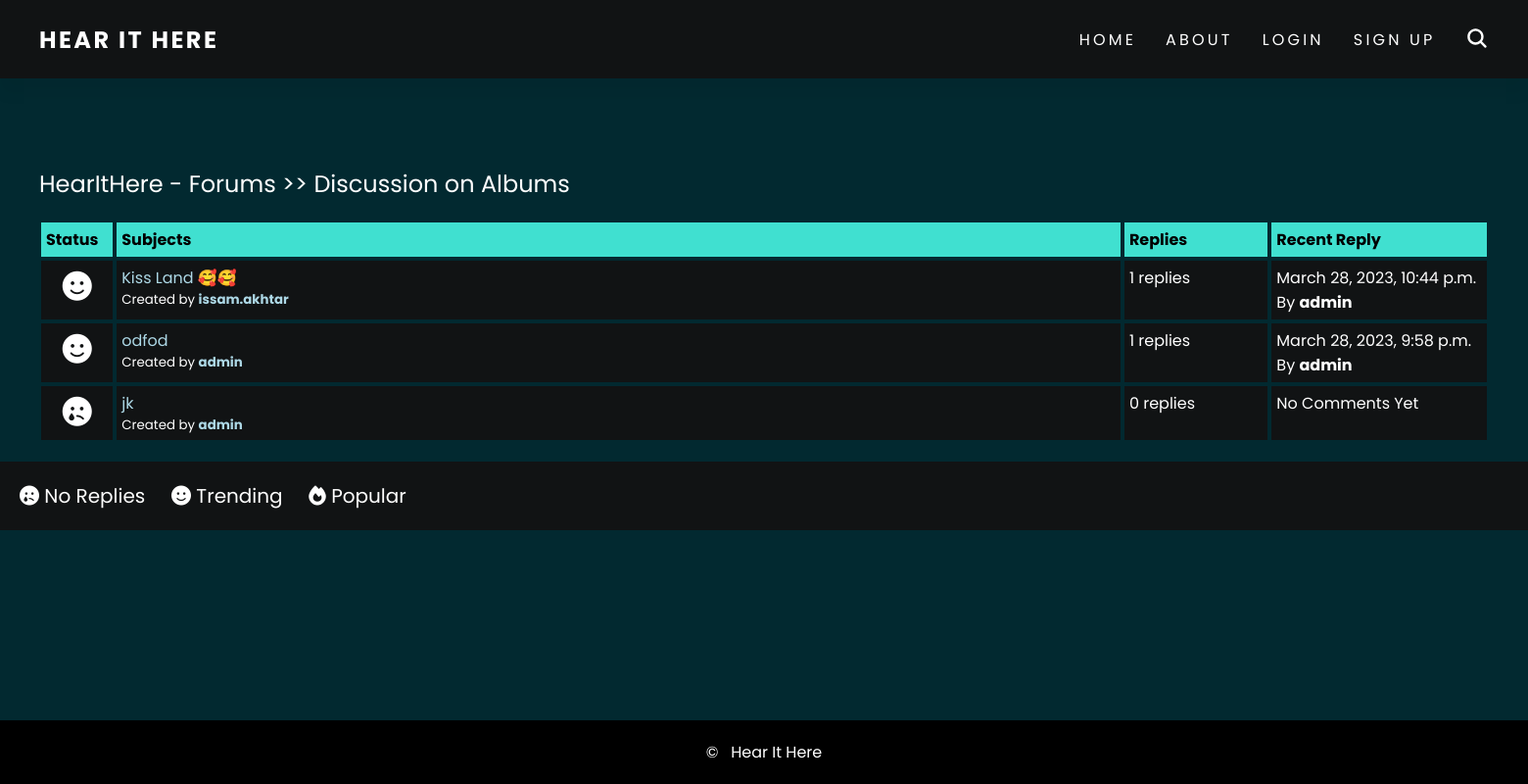
The app's page /forum/3/ with its own data.
### forum/models.py (models this page shows, shortened)
class Category(models.Model):
    title = models.CharField(max_length=50, unique=True, null=False)
    content = models.CharField(max_length=500, null=True)

class Post(models.Model):
    title = models.CharField(max_length=100, unique=True, null=False)
    description = models.TextField(null=False)
    time = models.DateTimeField(auto_now_add=True)
    user = models.ForeignKey(CustomUser, on_delete=models.CASCADE)
    category = models.ForeignKey(Category, on_delete=models.CASCADE)

class Comment(models.Model):
    description = models.TextField(null=False, verbose_name="Reply:")
    time = models.DateTimeField(auto_now_add=True)
    user = models.ForeignKey(CustomUser, on_delete=models.CASCADE)
    post = models.ForeignKey(Post, on_delete=models.CASCADE)

### account/models.py (models this page shows, shortened)
class CustomUser(AbstractBaseUser, PermissionsMixin):
    email = models.EmailField(max_length=255, null=False, unique=True)
    username = models.CharField(max_length=50, null=False, unique=True)
    date_joined = models.DateTimeField(auto_now_add=True)
    is_staff = models.BooleanField(default=False)
    is_active = models.BooleanField(default=False)
    is_mod = models.BooleanField(default=False)
    USERNAME_FIELD = 'username'
    REQUIRED_FIELDS = ['email']
    objects = CustomUserManager()

### forum/views.py (the view)
# urls.py: path('<int:category_id>/', views.browse_posts, name='posts'),
def browse_posts(request, category_id):
    category = get_object_or_404(Category, id=category_id)
    posts = Post.objects.filter(category_id=category_id).order_by('-time')
    return render(request, 'forum/posts.html', {'category': category, 'posts': posts})

### forum/templates/forum/posts.html (shortened to what this page needs)
{% extends 'templates/base.html' %}
{% block content %}
<div class="container">
    <div class="navigate">
        <span>  <a href="{% url 'homepage:home' %}">HearItHere - Forums >> {{ category.title }}</a></span>
    </div>
    <div class="posts-table">
        <div class="table-head">
            <div class="status">Status</div>
            <div class="subjects">Subjects</div>
            <div class="replies">Replies</div>
            <div class="last-reply">Recent Reply</div>
        </div>
        {% for post in posts %}
        <div class="table-row">
            {% if post.comment_set.count == 0 %}
                 <div class = "status"><i class="fa-solid fa-face-sad-tear"></i></div>
            {% elif post.comment_set.count < 4 %}
                <div class = "status"><i class="fa-solid fa-face-smile"></i></div>
            {% else %}
                <div class = "status"><i class="fa-solid fa-fire"></i></div>
            {% endif %}
            <div class = "subjects"><a href="{% url 'forum:view_post' category_id=category.id post_id=post.id %}">
                {{ post.title }}</a>
                <div class="created-by">
                    <span>Created by <b><a href="{% url 'account:profile' username=post.user.username %}">
                        {{ post.user.username }}</a></b></span>
                </div>
            </div>
            <div class="replies">
                {{ post.comment_set.count }} replies
                <br>
            </div>
            <div class="last-reply">
                {% if post.comment_set.count == 0 %}
                    No Comments Yet
                {% else %}
                    {{ post.comment_set.last.time }}
                    <br>
                    By <b><a href="{% url 'account:profile' username=post.comment_set.last.user.username %}"></a>
                        {{ post.comment_set.last.user.username }}</a></b>
                        {% endif %}
            </div>
        </div>
        {% endfor %}
    </div>
</div>
<div class = "note">
    <span>
        <i class="fa-solid fa-face-sad-tear"></i> No Replies&nbsp;&nbsp;&nbsp;&nbsp;
    </span>
    <span>
        <i class="fa-solid fa-face-smile"></i> Trending&nbsp;&nbsp;&nbsp;&nbsp;
    </span>
    <span>
        <i class="fa-solid fa-fire"></i> Popular&nbsp;&nbsp;&nbsp;&nbsp;
    </span>
</div>
{% endblock %}

### static/css/style.css (style rules this page uses)
* { margin: 0; padding: 0; box-sizing: border-box; font-family: 'Poppins'; }
body { min-height: 100vh; background: rgb(2, 41, 48) 100%; overflow-x: hidden; color: #fff; height: 100%; display: flex; flex-direction: column; margin-top: auto; }
a { color: #fff; text-decoration: none; }
.container { margin: 0 20px; padding-bottom: 20px !important; padding: 0 20px; }
.subjects a { color: lightblue; }
.table-head { display: flex; }
.table-head div { padding: 5px; margin: 2px; background: #40E0D0; font-weight: bold; color: black; }
.table-head .status { flex: 5%; }
.table-head .subjects { flex: 70%; }
.table-head .replies { flex: 10%; }
.table-head .last-reply { flex: 15%; }
.table-row { display: flex; }
.table-row .status, .table-row .subjects, .table-row .replies, .table-row .last-reply { padding: 5px; margin: 2px; background-color: #111314; }
.table-row .status { flex: 5%; font-size: 30px; text-align: center; }
.table-row .subjects { flex: 70%; }
.table-row .replies { flex: 10%; }
.table-row .last-reply { flex: 15%; }
.navigate { margin-block: 20px; font-weight: lighter; font-size: 24px; }
.navigate a { color: #fff; font-weight: bolder; }
.note { background-color: #111314; padding: 20px; display: block; }
.note span { font-size: 20px; margin-block: 5px; }
.created-by { font-size: smaller; }

### records on screen
Category: title "Discussion on Albums"
Post: title "Kiss Land 🥰🥰", user.username "issam.akhtar", comment_set.count "1", comment_set.last.time "March 28, 2023, 10:44 p.m.", comment_set.last.user.username "admin"
Post: title "odfod", user.username "admin", comment_set.count "1", comment_set.last.time "March 28, 2023, 9:58 p.m.", comment_set.last.user.username "admin"
Post: title "jk", user.username "admin", comment_set.count "0", shows "No Comments Yet"
